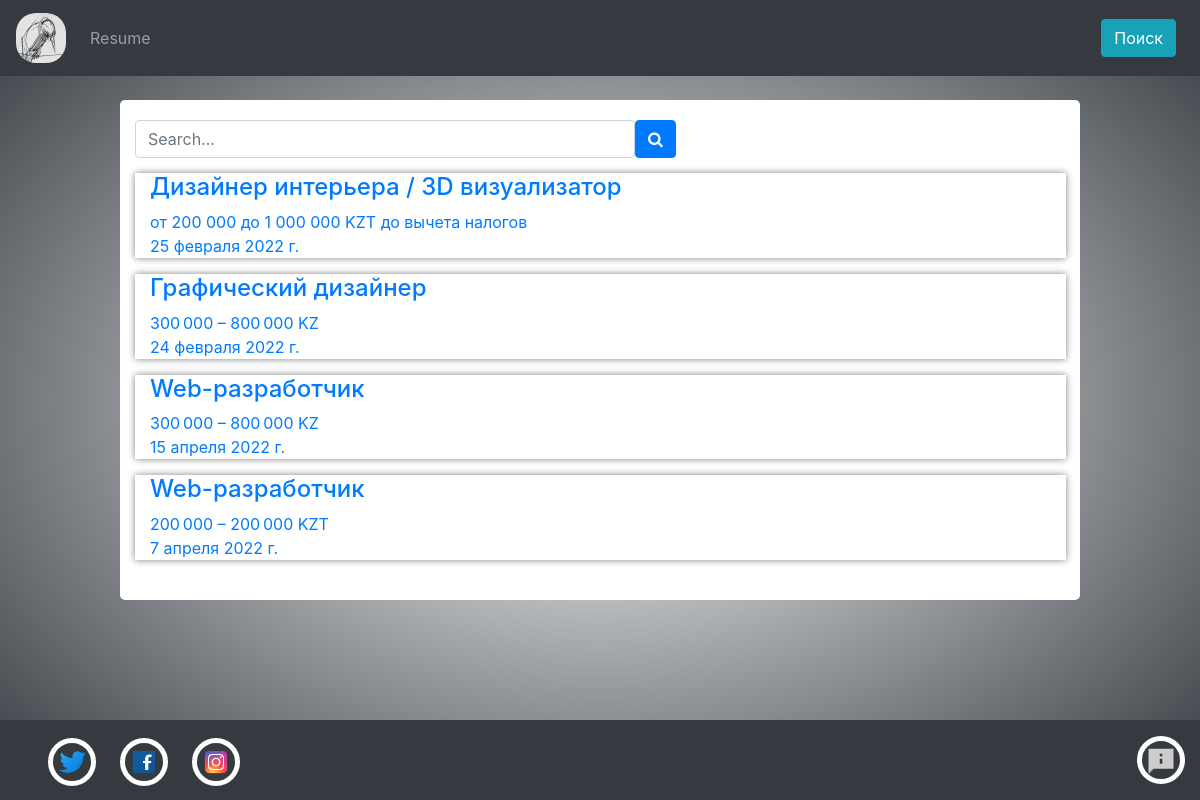
Page /Search on the committed database.
### app/models.py (models this page shows, shortened)
class Vacancies(models.Model):
    title = models.CharField('title', max_length= 50)
    salary = models.CharField('Salary', max_length=20)
    email = models.CharField('Email', max_length=50)
    text = models.TextField('Text')
    date = models.DateField('Data')
    imagesrs = models.CharField('Imageurl', max_length=50)
    telephonenumber = models.CharField('Telephonenumber', max_length=20)
    complaint = models.IntegerField("Complaint")
    accounts = models.ForeignKey(Accounts, on_delete=models.CASCADE, null=True)

### app/views.py (the view)
# urls.py: path('Search', views.Search, name="Search"),
def Search(request):
    if request.GET.get("q") != None:
        if request.method == "GET":
            query = request.GET.get("q")
            vacancies = Vacancies.objects.filter(title__icontains=query)
    else:
        vacancies = Vacancies.objects.all()
    data = {
        'vacancies': vacancies
    }
    return render(
        request,
        'app/Search.html',
        data
    )

### app/templates/app/Search.html (shortened to what this page needs)
{% extends 'app/Layout/layout.html' %}
{% load static %}
{% block style %}
    <link rel="stylesheet" href="https://ajax.googleapis.com/ajax/libs/jqueryui/1.12.1/themes/smoothness/jquery-ui.css">
    <link href="{% static 'app/style/Search.css' %}" rel="stylesheet" type="text/css">
<link rel="stylesheet" href="https://cdnjs.cloudflare.com/ajax/libs/font-awesome/4.7.0/css/font-awesome.min.css">
{% endblock style %}
{% block content %}
<div class="main_div">
<form method="GET">
<div class="input-group">
  <div class="form-outline">
    <input name="q" id="search-focus" type="search" id="form1" class="form-control" placeholder="Search..."/>
  </div>
  <button type="submit" class="btn btn-primary"> <i class="fa fa-search"></i> </button>
</div>
</form>
        <div id="main_container">
          {% for el in vacancies %}
                <div class="col">
                    <a href="{% url 'vacancy' id_vacancy=el.id %}">
                    <h4>{{el.title}}</h4>
                    <p>{{el.salary}} <br> {{el.date}}</p>
                    </a>
                </div>
            {% endfor %}
        </div>
</div>
{% endblock content %}

### app/templates/app/Layout/layout.html (shortened to what this page needs)
<!DOCTYPE html>
<html lang="en">
	<head>
    	{% load static %}
		<link rel="stylesheet" href="https://maxcdn.bootstrapcdn.com/bootstrap/4.0.0/css/bootstrap.min.css">
		<link rel="stylesheet" type="text/css" href="{% static 'app/style/StyleForLayout.css'%}">
    	{% block style %}{% endblock %}
	</head>
	<body>
		<div class="wrapper">
			<header class="header">
				<nav class="navbar fixed-top navbar-expand-lg navbar-dark bg-dark">
					<a class="navbar-brand" href="{% url 'main'%}">
						<div class="main-icon__img"></div>
					</a>
					<div class="collapse navbar-collapse" id="additional-menu">
						<ul class="navbar-nav mr-auto">
							<li class="nav-item">
								<a class="nav-link" href="{% url 'Resume' %}">Resume</a>
							</li>
						</ul>
						<a href="{% url 'Search' %}" class="btn btn-info mx-2">Поиск</a>
					</div>
				</nav>
			</header>
			<main class="main">
				<div class="main__content">
					{% block content %} {% endblock content %}
				</div>
			</main>
        	<footer class="footer bg-dark mt-4 d-flex">
				<div class="container__icons">
					<ul class="social__icons d-flex pl-4">
						<li class="social__item twitter ml-4">
							<a href="https://www.youtube.com/watch?v=Fa9p6oq-Pk4" target="_blank">
								<div class="icon icon__twitter"></div>
							</a>
						</li>
						<li class="social__item facebook ml-4">
							<a href="https://www.youtube.com/watch?v=gd0wRdkT4Ac" target="_blank">
								<div class="icon icon__facebook"></div>
							</a>
						</li>
						<li class="social__item instagram ml-4">
							<a href="https://instagram.com/satbayev_sharaga.kaftk.narod?utm_medium=copy_link" target="_blank">
								<div class="icon icon__instagram"></div>
							</a>
						</li>
					</ul>
				</div>
				<div class="container d-flex justify-content-end align-items-center">
					<div class="social__item container-about__icon">
						<a href="{% url 'AboutUs' %}">
							<div class="icon icon-item__about"></div>
						</a>
					</div>
				</div>
			</footer>
		</div>
	</body>
</html>

### app/static/app/style/StyleForLayout.css (style rules this page uses)
body { margin: 0; height: 100vh; }
.header { height: 100px; width: 100%; }
.wrapper { min-height: 100%; display: flex; flex-direction: column; }
.main { flex: 1 1 auto; }
.footer { height: 80px; }
.main-icon__img { background: url('../images/icons/main_icon.jpg') bottom 75% center/ cover no-repeat; height: 50px; width: 50px; border-radius: 20px; box-shadow: 0px 0px 5px rgba(255, 255, 255, 0); transition: 1s; }
.container__icons { margin-top:18px; }
.social__icons { list-style-type: none; padding: 0; }
.icon { width: 50px; height: 50px; background-size: 60%; background-repeat: no-repeat; background-position: center; }
.social__item { height: 48px; width: 48px; border: 5px solid #fff; border-radius: 50%; display: flex; justify-content: center; align-items: center; transition-duration: 1s; }
.icon-item__about { background-image: url('../images/icons/icon_about.png'); }
.icon__facebook { background-image: url('../images/icons/icon_facebook.png'); }
.icon__twitter { background-image: url('../images/icons/icon_twitter.png'); }
.icon__instagram { background-image: url('../images/icons/icon_instagram.png'); }

### app/static/app/style/Search.css (style rules this page uses)
.main_div { width: 80%; margin: 0 auto; padding: 5px; padding-left: 15px; border-radius: 5px; background-color: white; min-height: 500px; }
.form-control { width: 500px; }
.input-group { width: 600px; padding-bottom: 15px; padding-top: 15px; }
.col { box-shadow: 0px 0px 7px gray; width: 99%; }
body { background: radial-gradient( white, #343a40); background-repeat: no-repeat; background-size: cover; background-position: bottom; }

### rows in the picture
Vacancies: title "Дизайнер интерьера / 3D визуализатор", salary "от 200 000 до 1 000 000 KZT до вычета налогов", date "25 февраля 2022 г."
Vacancies: title "Графический дизайнер", salary "300 000 – 800 000 KZ", date "24 февраля 2022 г."
Vacancies: title "Web-разработчик", salary "300 000 – 800 000 KZ", date "15 апреля 2022 г."
Vacancies: title "Web-разработчик", salary "200 000 – 200 000 KZT", date "7 апреля 2022 г."
